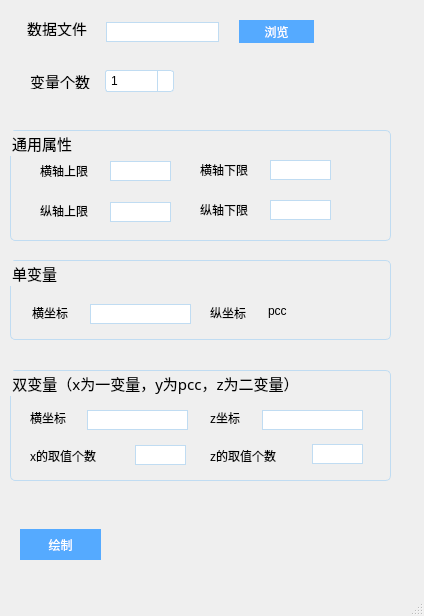
<?xml version="1.0" encoding="UTF-8"?>
<ui version="4.0">
 <class>MainWindow</class>
 <widget class="QMainWindow" name="MainWindow">
  <property name="geometry">
   <rect>
    <x>0</x>
    <y>0</y>
    <width>424</width>
    <height>616</height>
   </rect>
  </property>
  <property name="windowTitle">
   <string>MainWindow</string>
  </property>
  <property name="styleSheet">
   <string notr="true">
QLineEdit,QPlainTextEdit,QSpinBox,QDoubleSpinBox{

border:1px solid  #C0DCF2;
padding:2px;
background:none;
selection-background-color:#EEEEEE;
selection-color:#000000;
}

QLineEdit[echoMode=&quot;2&quot;]{
lineedit-password-character:9679;
}

QPushButton
{
    color: rgb(255, 255, 255);
    background-color: rgb(85, 170, 255);
    border:none;
    padding: 3px;
    font-family: &quot;微软雅黑&quot;;
    font-size: 12px;
    text-align: center;
}
QComboBox,QDateEdit,QSpinBox,QDoubleSpinBox{
border-radius:3px;
padding:3px 5px 3px 5px;
border:1px solid #C0DCF2;
}

QComboBox::drop-down,QDateEdit::drop-down{
subcontrol-origin:padding;
subcontrol-position:top right;
width:15px;
border-left-width:1px;
border-left-style:solid;
border-top-right-radius:3px;
border-bottom-right-radius:3px;
border-left-color:#C0DCF2;
}

QComboBox::down-arrow,QDateEdit::down-arrow{
image:url(:/image/array_down.png);
}
.QGroupBox{
border:1px solid #C0DCF2;
border-radius:5px;
font-family: &quot;微软雅黑&quot;;
}

QRadioButton{
color:#386487;
spacing:2px;
}

QRadioButton::indicator{
width:15px;
height:15px;
}

QRadioButton::indicator::unchecked{
image:url(&quot;D:/Documents/PyQt5/qt_protein/qt_protein/ui/images/radio_normal.png&quot;);
}

QRadioButton::indicator::checked{
image:url(&quot;D:/Documents/PyQt5/qt_protein/qt_protein/ui/images/radio_selected.png&quot;);
}</string>
  </property>
  <widget class="QWidget" name="centralwidget">
   <widget class="QLabel" name="label">
    <property name="geometry">
     <rect>
      <x>30</x>
      <y>73</y>
      <width>71</width>
      <height>16</height>
     </rect>
    </property>
    <property name="font">
     <font>
      <family>微软雅黑</family>
      <pointsize>11</pointsize>
     </font>
    </property>
    <property name="text">
     <string>变量个数</string>
    </property>
   </widget>
   <widget class="QComboBox" name="var_cunt_combox">
    <property name="geometry">
     <rect>
      <x>105</x>
      <y>70</y>
      <width>69</width>
      <height>22</height>
     </rect>
    </property>
    <item>
     <property name="text">
      <string>1</string>
     </property>
    </item>
    <item>
     <property name="text">
      <string>2</string>
     </property>
    </item>
   </widget>
   <widget class="QGroupBox" name="groupBox">
    <property name="geometry">
     <rect>
      <x>10</x>
      <y>130</y>
      <width>381</width>
      <height>111</height>
     </rect>
    </property>
    <property name="font">
     <font>
      <family>微软雅黑</family>
      <pointsize>11</pointsize>
     </font>
    </property>
    <property name="title">
     <string>通用属性</string>
    </property>
    <widget class="QLabel" name="label_8">
     <property name="geometry">
      <rect>
       <x>30</x>
       <y>30</y>
       <width>71</width>
       <height>21</height>
      </rect>
     </property>
     <property name="text">
      <string>横轴上限</string>
     </property>
    </widget>
    <widget class="QLineEdit" name="x_limit">
     <property name="geometry">
      <rect>
       <x>100</x>
       <y>31</y>
       <width>61</width>
       <height>20</height>
      </rect>
     </property>
     <property name="text">
      <string/>
     </property>
    </widget>
    <widget class="QLabel" name="label_9">
     <property name="geometry">
      <rect>
       <x>190</x>
       <y>32</y>
       <width>61</width>
       <height>16</height>
      </rect>
     </property>
     <property name="text">
      <string>横轴下限</string>
     </property>
    </widget>
    <widget class="QLineEdit" name="x_lower">
     <property name="geometry">
      <rect>
       <x>260</x>
       <y>30</y>
       <width>61</width>
       <height>20</height>
      </rect>
     </property>
     <property name="text">
      <string/>
     </property>
    </widget>
    <widget class="QLineEdit" name="y_limit">
     <property name="geometry">
      <rect>
       <x>100</x>
       <y>72</y>
       <width>61</width>
       <height>20</height>
      </rect>
     </property>
     <property name="text">
      <string/>
     </property>
    </widget>
    <widget class="QLabel" name="label_10">
     <property name="geometry">
      <rect>
       <x>190</x>
       <y>72</y>
       <width>61</width>
       <height>16</height>
      </rect>
     </property>
     <property name="text">
      <string>纵轴下限</string>
     </property>
    </widget>
    <widget class="QLineEdit" name="y_lower">
     <property name="geometry">
      <rect>
       <x>260</x>
       <y>70</y>
       <width>61</width>
       <height>20</height>
      </rect>
     </property>
     <property name="text">
      <string/>
     </property>
    </widget>
    <widget class="QLabel" name="label_11">
     <property name="geometry">
      <rect>
       <x>30</x>
       <y>70</y>
       <width>71</width>
       <height>21</height>
      </rect>
     </property>
     <property name="text">
      <string>纵轴上限</string>
     </property>
    </widget>
   </widget>
   <widget class="QLabel" name="label_5">
    <property name="geometry">
     <rect>
      <x>27</x>
      <y>20</y>
      <width>61</width>
      <height>16</height>
     </rect>
    </property>
    <property name="font">
     <font>
      <family>微软雅黑</family>
      <pointsize>11</pointsize>
     </font>
    </property>
    <property name="text">
     <string>数据文件</string>
    </property>
   </widget>
   <widget class="QLineEdit" name="file_path">
    <property name="geometry">
     <rect>
      <x>106</x>
      <y>22</y>
      <width>113</width>
      <height>20</height>
     </rect>
    </property>
   </widget>
   <widget class="QPushButton" name="open_file_button">
    <property name="geometry">
     <rect>
      <x>239</x>
      <y>20</y>
      <width>75</width>
      <height>23</height>
     </rect>
    </property>
    <property name="text">
     <string>浏览</string>
    </property>
   </widget>
   <widget class="QGroupBox" name="groupBox_2">
    <property name="geometry">
     <rect>
      <x>10</x>
      <y>370</y>
      <width>381</width>
      <height>111</height>
     </rect>
    </property>
    <property name="font">
     <font>
      <family>微软雅黑</family>
      <pointsize>11</pointsize>
     </font>
    </property>
    <property name="title">
     <string>双变量（x为一变量，y为pcc，z为二变量）</string>
    </property>
    <widget class="QLabel" name="label_6">
     <property name="geometry">
      <rect>
       <x>20</x>
       <y>75</y>
       <width>91</width>
       <height>21</height>
      </rect>
     </property>
     <property name="text">
      <string>x的取值个数</string>
     </property>
    </widget>
    <widget class="QLineEdit" name="x_count">
     <property name="geometry">
      <rect>
       <x>125</x>
       <y>75</y>
       <width>51</width>
       <height>20</height>
      </rect>
     </property>
     <property name="text">
      <string/>
     </property>
    </widget>
    <widget class="QLabel" name="label_7">
     <property name="geometry">
      <rect>
       <x>200</x>
       <y>75</y>
       <width>91</width>
       <height>21</height>
      </rect>
     </property>
     <property name="text">
      <string>z的取值个数</string>
     </property>
    </widget>
    <widget class="QLineEdit" name="z_count">
     <property name="geometry">
      <rect>
       <x>302</x>
       <y>74</y>
       <width>51</width>
       <height>20</height>
      </rect>
     </property>
     <property name="text">
      <string/>
     </property>
    </widget>
    <widget class="QLabel" name="label_14">
     <property name="geometry">
      <rect>
       <x>20</x>
       <y>40</y>
       <width>51</width>
       <height>16</height>
      </rect>
     </property>
     <property name="text">
      <string>横坐标</string>
     </property>
    </widget>
    <widget class="QLabel" name="label_12">
     <property name="geometry">
      <rect>
       <x>200</x>
       <y>40</y>
       <width>61</width>
       <height>16</height>
      </rect>
     </property>
     <property name="text">
      <string>z坐标</string>
     </property>
    </widget>
    <widget class="QLineEdit" name="x_coordinate_2">
     <property name="geometry">
      <rect>
       <x>77</x>
       <y>40</y>
       <width>101</width>
       <height>20</height>
      </rect>
     </property>
     <property name="text">
      <string/>
     </property>
    </widget>
    <widget class="QLineEdit" name="z_coordinate">
     <property name="geometry">
      <rect>
       <x>252</x>
       <y>40</y>
       <width>101</width>
       <height>20</height>
      </rect>
     </property>
     <property name="text">
      <string/>
     </property>
    </widget>
   </widget>
   <widget class="QGroupBox" name="groupBox_3">
    <property name="geometry">
     <rect>
      <x>10</x>
      <y>260</y>
      <width>381</width>
      <height>80</height>
     </rect>
    </property>
    <property name="font">
     <font>
      <family>微软雅黑</family>
      <pointsize>11</pointsize>
     </font>
    </property>
    <property name="title">
     <string>单变量</string>
    </property>
    <widget class="QLabel" name="label_4">
     <property name="geometry">
      <rect>
       <x>258</x>
       <y>40</y>
       <width>51</width>
       <height>21</height>
      </rect>
     </property>
     <property name="text">
      <string>pcc</string>
     </property>
    </widget>
    <widget class="QLineEdit" name="x_coordinate">
     <property name="geometry">
      <rect>
       <x>80</x>
       <y>44</y>
       <width>101</width>
       <height>20</height>
      </rect>
     </property>
    </widget>
    <widget class="QLabel" name="label_3">
     <property name="geometry">
      <rect>
       <x>200</x>
       <y>45</y>
       <width>61</width>
       <height>16</height>
      </rect>
     </property>
     <property name="text">
      <string>纵坐标</string>
     </property>
    </widget>
    <widget class="QLabel" name="label_2">
     <property name="geometry">
      <rect>
       <x>22</x>
       <y>45</y>
       <width>51</width>
       <height>16</height>
      </rect>
     </property>
     <property name="text">
      <string>横坐标</string>
     </property>
    </widget>
   </widget>
   <widget class="QPushButton" name="plot_btn">
    <property name="geometry">
     <rect>
      <x>20</x>
      <y>529</y>
      <width>81</width>
      <height>31</height>
     </rect>
    </property>
    <property name="text">
     <string>绘制</string>
    </property>
   </widget>
  </widget>
  <widget class="QMenuBar" name="menubar">
   <property name="geometry">
    <rect>
     <x>0</x>
     <y>0</y>
     <width>424</width>
     <height>23</height>
    </rect>
   </property>
  </widget>
  <widget class="QStatusBar" name="statusbar"/>
 </widget>
 <resources/>
 <connections/>
</ui>
